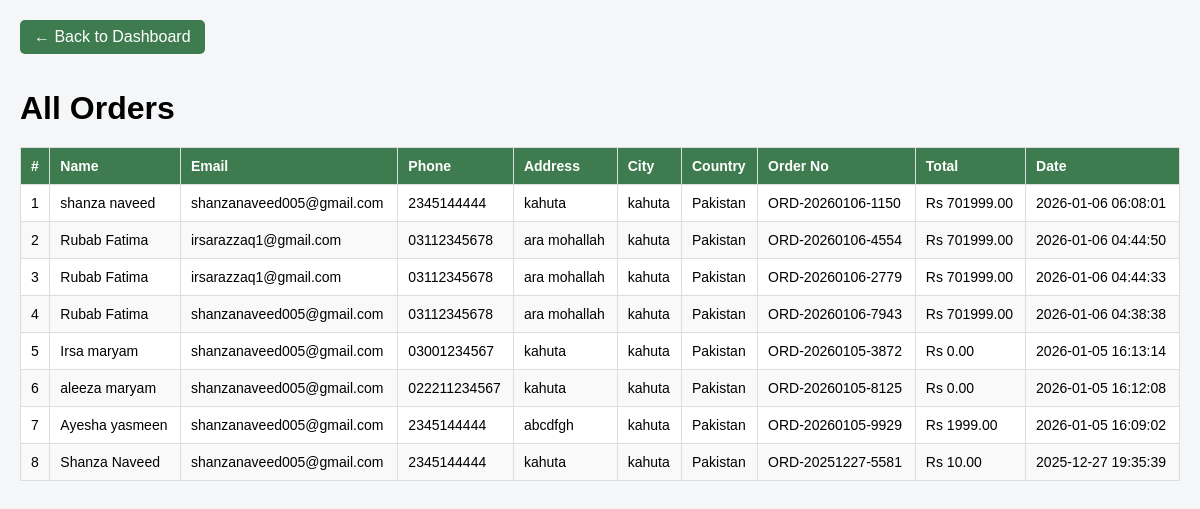
Screenshot of /admin/view_orders.php with the database file from the repository.
### tables this page shows
CREATE TABLE `orders` (
  `order_id` int(11) NOT NULL,
  `first_name` varchar(100) DEFAULT NULL,
  `last_name` varchar(100) DEFAULT NULL,
  `email` varchar(255) DEFAULT NULL,
  `phone` varchar(20) DEFAULT NULL,
  `address` text DEFAULT NULL,
  `city` varchar(100) DEFAULT NULL,
  `state` varchar(100) DEFAULT NULL,
  `country` varchar(100) DEFAULT NULL,
  `zip_code` varchar(20) DEFAULT NULL,
  `order_number` varchar(50) DEFAULT NULL,
  `total_amount` decimal(10,2) DEFAULT NULL,
  `total_orders` int(11) DEFAULT 1,
  `total_spent` decimal(10,2) DEFAULT NULL,
  `created_at` timestamp NOT NULL DEFAULT current_timestamp()
);

### admin/view_orders.php (the view, shortened to what this page needs)
<?php
$conn = mysqli_connect("localhost", "root", "", "cartify");
$q = "SELECT * FROM orders ORDER BY created_at DESC";
$res = mysqli_query($conn, $q);
?>
<!DOCTYPE html>
<html lang="en">
<head>
    <link rel="stylesheet" href="https://cdnjs.cloudflare.com/ajax/libs/font-awesome/6.4.0/css/all.min.css">
</head>
<body>
<a href="admin_dash.php" class="back-btn">
    ← Back to Dashboard
</a>
<h1>All Orders</h1>
<table class="orders-table">
    <thead>
        <tr>
            <th>#</th>
            <th>Name</th>
            <th>Email</th>
            <th>Phone</th>
            <th>Address</th>
            <th>City</th>
            <th>Country</th>
            <th>Order No</th>
            <th>Total</th>
            <th>Date</th>
        </tr>
    </thead>
    <tbody>
    <?php if(mysqli_num_rows($res) > 0): ?>
        <?php $i=1; while($row = mysqli_fetch_assoc($res)): ?>
        <tr>
            <td><?= $i++ ?></td>
            <td><?= $row['first_name']." ".$row['last_name'] ?></td>
            <td><?= $row['email'] ?></td>
            <td><?= $row['phone'] ?></td>
            <td><?= $row['address'] ?></td>
            <td><?= $row['city'] ?></td>
            <td><?= $row['country'] ?></td>
            <td><?= $row['order_number'] ?></td>
            <td>Rs <?= $row['total_amount'] ?></td>
            <td><?= $row['created_at'] ?></td>
        </tr>
        <?php endwhile; ?>
    <?php else: ?>
        <tr>
            <td colspan="10" style="text-align:center;">No orders found</td>
        </tr>
    <?php endif; ?>
    </tbody>
</table>
</body>
</html>

### admin/view_orders.php (style rules this page uses)
body { font-family: Arial, sans-serif; background:#f4f6f8; margin:0; padding:20px; }
h1 { margin-bottom:20px; }
.back-btn { display:inline-block; margin-bottom:15px; text-decoration:none; background:#3e7c4f; color:#fff; padding:8px 14px; border-radius:5px; }
table { width:100%; border-collapse:collapse; background:#fff; }
th, td { padding:10px; border:1px solid #ddd; text-align:left; font-size:14px; }
.orders-table thead tr { background-color:#3e7c4f; }
.orders-table thead th { color:#ffffff; font-weight:600; }
tr:nth-child(even) { background:#f9f9f9; }

### rows the page displays
orders: first_name "shanza", last_name "naveed", email "shanzanaveed005@gmail.com", phone "2345144444", address "kahuta", city "kahuta", country "Pakistan", order_number "ORD-20260106-1150", total_amount "701999.00", created_at "2026-01-06 06:08:01"
orders: first_name "Rubab", last_name "Fatima", email "irsarazzaq1@gmail.com", phone "03112345678", address "ara mohallah", city "kahuta", country "Pakistan", order_number "ORD-20260106-4554", total_amount "701999.00", created_at "2026-01-06 04:44:50"
orders: first_name "Rubab", last_name "Fatima", email "irsarazzaq1@gmail.com", phone "03112345678", address "ara mohallah", city "kahuta", country "Pakistan", order_number "ORD-20260106-2779", total_amount "701999.00", created_at "2026-01-06 04:44:33"
orders: first_name "Rubab", last_name "Fatima", email "shanzanaveed005@gmail.com", phone "03112345678", address "ara mohallah", city "kahuta", country "Pakistan", order_number "ORD-20260106-7943", total_amount "701999.00", created_at "2026-01-06 04:38:38"
orders: first_name "Irsa", last_name "maryam", email "shanzanaveed005@gmail.com", phone "03001234567", address "kahuta", city "kahuta", country "Pakistan", order_number "ORD-20260105-3872", total_amount "0.00", created_at "2026-01-05 16:13:14"
orders: first_name "aleeza", last_name "maryam", email "shanzanaveed005@gmail.com", phone "022211234567", address "kahuta", city "kahuta", country "Pakistan", order_number "ORD-20260105-8125", total_amount "0.00", created_at "2026-01-05 16:12:08"
orders: first_name "Ayesha", last_name "yasmeen", email "shanzanaveed005@gmail.com", phone "2345144444", address "abcdfgh", city "kahuta", country "Pakistan", order_number "ORD-20260105-9929", total_amount "1999.00", created_at "2026-01-05 16:09:02"
orders: first_name "Shanza", last_name "Naveed", email "shanzanaveed005@gmail.com", phone "2345144444", address "kahuta", city "kahuta", country "Pakistan", order_number "ORD-20251227-5581", total_amount "10.00", created_at "2025-12-27 19:35:39"
